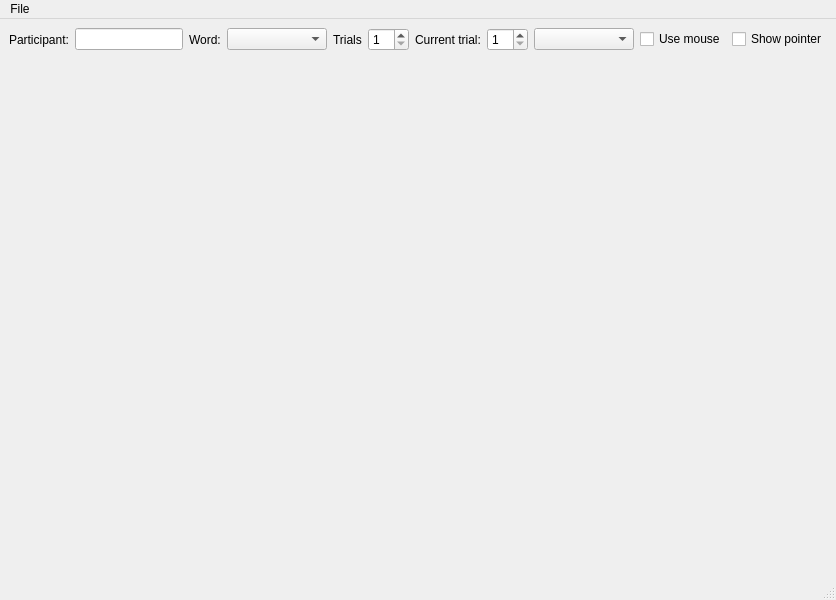
<?xml version="1.0" encoding="UTF-8"?>
<ui version="4.0">
 <class>KeyboardImageWindow</class>
 <widget class="QMainWindow" name="KeyboardImageWindow">
  <property name="geometry">
   <rect>
    <x>0</x>
    <y>0</y>
    <width>800</width>
    <height>600</height>
   </rect>
  </property>
  <property name="sizePolicy">
   <sizepolicy hsizetype="Expanding" vsizetype="Expanding">
    <horstretch>0</horstretch>
    <verstretch>0</verstretch>
   </sizepolicy>
  </property>
  <property name="focusPolicy">
   <enum>Qt::NoFocus</enum>
  </property>
  <property name="windowTitle">
   <string>MainWindow</string>
  </property>
  <widget class="QWidget" name="centralwidget">
   <layout class="QVBoxLayout" name="verticalLayout">
    <item>
     <layout class="QHBoxLayout" name="infoBar">
      <item>
       <widget class="QLabel" name="label_2">
        <property name="text">
         <string>Participant:</string>
        </property>
       </widget>
      </item>
      <item>
       <widget class="QLineEdit" name="participantEdit">
        <property name="sizePolicy">
         <sizepolicy hsizetype="Fixed" vsizetype="Fixed">
          <horstretch>0</horstretch>
          <verstretch>0</verstretch>
         </sizepolicy>
        </property>
        <property name="focusPolicy">
         <enum>Qt::WheelFocus</enum>
        </property>
       </widget>
      </item>
      <item>
       <widget class="QLabel" name="label">
        <property name="text">
         <string>Word:</string>
        </property>
       </widget>
      </item>
      <item>
       <widget class="QComboBox" name="wordsCombo">
        <property name="minimumSize">
         <size>
          <width>100</width>
          <height>0</height>
         </size>
        </property>
       </widget>
      </item>
      <item>
       <widget class="QLabel" name="label_3">
        <property name="text">
         <string>Trials</string>
        </property>
       </widget>
      </item>
      <item>
       <widget class="QSpinBox" name="trialsSpinBox">
        <property name="minimum">
         <number>1</number>
        </property>
       </widget>
      </item>
      <item>
       <widget class="QLabel" name="label_4">
        <property name="text">
         <string>Current trial:</string>
        </property>
       </widget>
      </item>
      <item>
       <widget class="QSpinBox" name="currentTrialSpinBox">
        <property name="minimum">
         <number>1</number>
        </property>
       </widget>
      </item>
      <item>
       <widget class="QComboBox" name="layoutsCombo">
        <property name="minimumSize">
         <size>
          <width>100</width>
          <height>0</height>
         </size>
        </property>
       </widget>
      </item>
      <item>
       <widget class="QCheckBox" name="useMouseCheck">
        <property name="text">
         <string>Use mouse</string>
        </property>
       </widget>
      </item>
      <item>
       <widget class="QCheckBox" name="showPointerCheck">
        <property name="text">
         <string>Show pointer</string>
        </property>
       </widget>
      </item>
      <item>
       <spacer name="horizontalSpacer">
        <property name="orientation">
         <enum>Qt::Horizontal</enum>
        </property>
        <property name="sizeHint" stdset="0">
         <size>
          <width>40</width>
          <height>20</height>
         </size>
        </property>
       </spacer>
      </item>
     </layout>
    </item>
    <item>
     <widget class="RecordingLight" name="recordingLight" native="true">
      <property name="minimumSize">
       <size>
        <width>0</width>
        <height>50</height>
       </size>
      </property>
      <property name="focusPolicy">
       <enum>Qt::WheelFocus</enum>
      </property>
     </widget>
    </item>
    <item>
     <widget class="QImageLabel" name="imageLabel" native="true">
      <property name="sizePolicy">
       <sizepolicy hsizetype="Expanding" vsizetype="Expanding">
        <horstretch>0</horstretch>
        <verstretch>0</verstretch>
       </sizepolicy>
      </property>
     </widget>
    </item>
   </layout>
  </widget>
  <widget class="QMenuBar" name="menubar">
   <property name="geometry">
    <rect>
     <x>0</x>
     <y>0</y>
     <width>800</width>
     <height>21</height>
    </rect>
   </property>
   <widget class="QMenu" name="menuFile">
    <property name="title">
     <string>File</string>
    </property>
    <addaction name="actionExit"/>
   </widget>
   <addaction name="menuFile"/>
  </widget>
  <widget class="QStatusBar" name="statusbar"/>
  <action name="actionExit">
   <property name="text">
    <string>Exit</string>
   </property>
   <property name="shortcut">
    <string>Ctrl+Q</string>
   </property>
  </action>
 </widget>
 <customwidgets>
  <customwidget>
   <class>QImageLabel</class>
   <extends>QWidget</extends>
   <header>QImageLabel.h</header>
   <container>1</container>
  </customwidget>
  <customwidget>
   <class>RecordingLight</class>
   <extends>QWidget</extends>
   <header>RecordingLight.h</header>
   <container>1</container>
  </customwidget>
 </customwidgets>
 <tabstops>
  <tabstop>recordingLight</tabstop>
  <tabstop>participantEdit</tabstop>
  <tabstop>wordsCombo</tabstop>
  <tabstop>trialsSpinBox</tabstop>
  <tabstop>currentTrialSpinBox</tabstop>
  <tabstop>layoutsCombo</tabstop>
 </tabstops>
 <resources/>
 <connections>
  <connection>
   <sender>actionExit</sender>
   <signal>triggered()</signal>
   <receiver>KeyboardImageWindow</receiver>
   <slot>close()</slot>
   <hints>
    <hint type="sourcelabel">
     <x>-1</x>
     <y>-1</y>
    </hint>
    <hint type="destinationlabel">
     <x>399</x>
     <y>299</y>
    </hint>
   </hints>
  </connection>
 </connections>
</ui>
